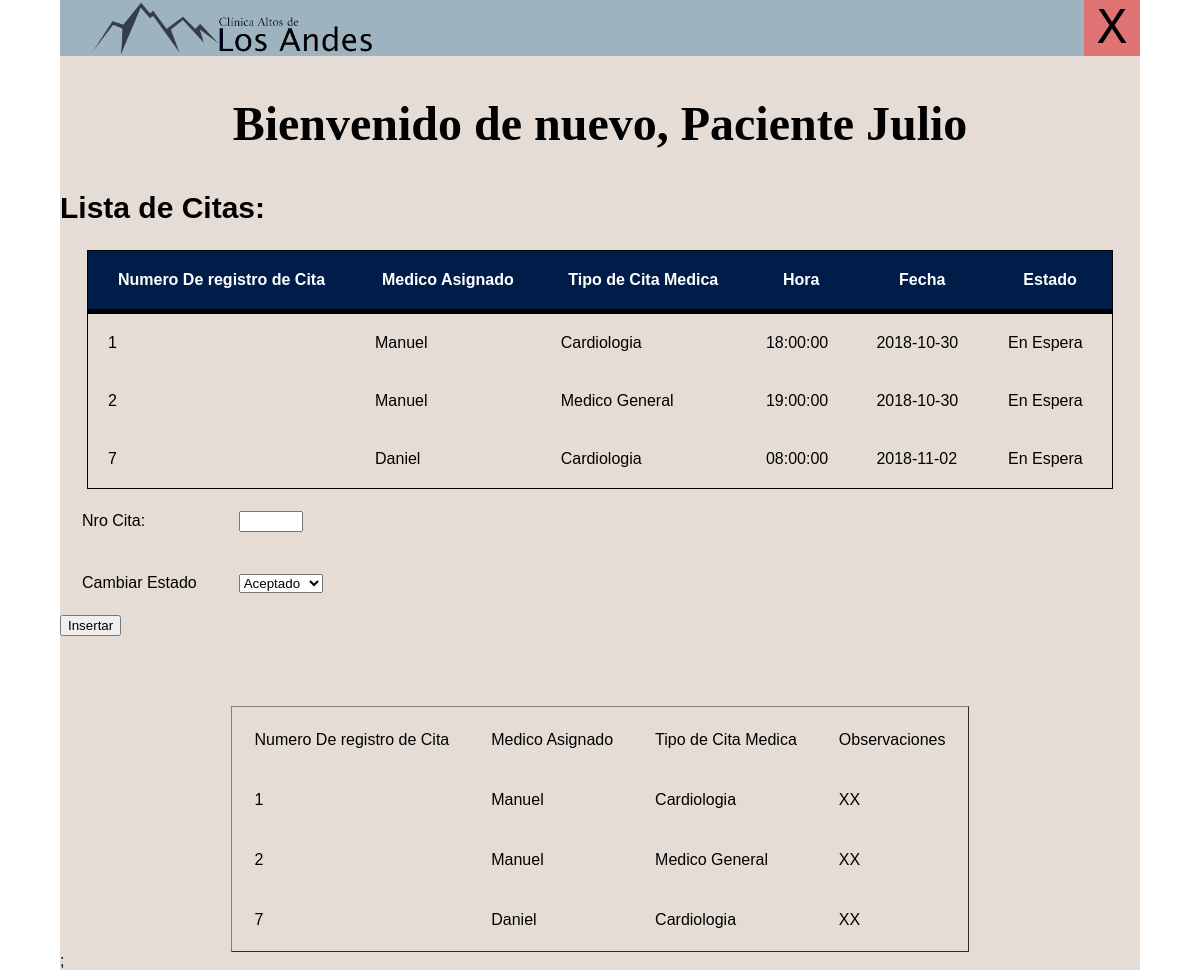
The app's page /LoginPacientes/Login.php (signed in) with its own data.
### tables this page shows
Create Table Cita_Medica(
Id_C int (11) not null Auto_Increment,
Id_Pac int (11) not null,
Id_Rel int (11) not null,
Hora Time Not Null,
Fecha Date Not Null,
Estado Enum ('Aceptado','En Espera', 'Denegado'),
Primary Key (Id_C),
Foreign key (Id_Pac) References Paciente(Id_Pac),
Foreign key (Id_Rel) References Med_Esp(Id_Rel)
);

Create table Medico (
Id_Med int (11) not null,
Nom_Med varchar (30) not null,
Clav_Med varchar (32) not null,
Id_Preg int(1)not null,
Respuesta text not null,
Primary key (Id_Med),
Foreign Key (Id_Preg) References Seguridad(Id_Preg)
);

Create table Especialidad (
Id_Esp int(11) not null Auto_Increment,
Esp text not null,
Primary key (Id_Esp)
);

Create Table Historial_Clinico(
Id_HC int (11) not null Auto_Increment,
Id_C int (11) not null,
Obs_HC Text not null,
Primary Key (Id_HC),
Foreign key (Id_C) References Cita_Medica(Id_C) 
);

### Metodos/Conexion.php (called while the page is built)
<?php
class Conexion
{
	public static function Conectar()
	{
		$conexion = mysqli_connect('localhost','root','');
		mysqli_query($conexion, "SET NAMES 'utf8'");
		mysqli_select_db($conexion, "hospital");
		return $conexion;
	}
}
?>

### LoginPacientes/Llenar.php (called while the page is built)
<?php
include_once('../Metodos/Conexion.php');
class Citas{
    private $Citas;
    private $Historial;
    public function Ver_Citas(){
        $sql="SELECT Cita_Medica.Id_C, Medico.Nom_Med, Especialidad.Esp, Cita_Medica.Hora, Cita_Medica.Fecha, Cita_Medica.Estado from Cita_Medica Inner Join Med_Esp on Med_Esp.Id_Rel=Cita_Medica.Id_Rel Inner Join Medico on Medico.Id_Med = Med_Esp.Id_Med Inner Join Especialidad on Especialidad.Id_Esp = Med_Esp.Id_Esp where Cita_Medica.Id_Pac= ". $_SESSION['ID']."";
         $Res=mysqli_query(Conexion::Conectar(),$sql);
        while($row=mysqli_fetch_assoc($Res)){
         $this->Citas[]=$row;
        }
        return $this->Citas;
    }
    public function Ver_Historial(){
        $sql="SELECT Cita_Medica.Id_C, Medico.Nom_Med, Especialidad.Esp, Historial_Clinico.Obs_HC from Historial_Clinico Inner Join Cita_Medica on Cita_Medica.Id_C = Historial_Clinico.Id_C Inner Join Med_Esp on Med_Esp.Id_Rel = Cita_Medica.Id_Rel Inner Join Medico on Medico.Id_Med = Med_Esp.Id_Med Inner Join Especialidad on Especialidad.Id_Esp = Med_Esp.Id_Esp Where Cita_Medica.Id_Pac =". $_SESSION['ID']."";
        $Res=mysqli_query(Conexion::Conectar(),$sql);
        while($row=mysqli_fetch_assoc($Res)){
        $this->Historial[]=$row;
        }
    return $this->Historial;
    }
}
?>

### LoginPacientes/Login.php (the view, shortened to what this page needs)
<?php
    require("Llenar.php");
?>
<html>
<head>
    <link href="Login.css" rel="stylesheet" type="text/css">
</head>
<body>
<section class="Cabecera">
        <img  class="Logo" src="../Img/Logo.png">
        <a href="../Login/Cerro.php">
        <button class="Session_Kill" title="Cerrar Sesión"> X </button>
        </a>
    </section>
    <h2 class="Titulo">Bienvenido de nuevo, Paciente <?php echo $_SESSION['User']?></h2>
    <article class="Citas">
        <?php
        $Ver_Citas=new Citas();
        $Reg = $Ver_Citas->Ver_Citas();
?>
        <h2 class="Descripcion">Lista de Citas: </h2>
        <table class="Tabla" align="Center">
            <thead>
                <tr>
                    <th> Numero De registro de Cita </th>
                    <th> Medico Asignado </th>
                    <th> Tipo de Cita Medica </th>
                    <th> Hora </th>
                    <th> Fecha </th>
                    <th> Estado </th>
                </tr>
            </thead>
            <tbody>
            <?php
            for($i=0;$i<Count($Reg);$i++){
            ?>
                <tr>
                    <td>    <?php echo $Reg[$i]['Id_C']?>   </td>
                    <td>    <?php echo $Reg[$i]['Nom_Med']?> </td>
                    <td>    <?php echo $Reg[$i]['Esp']?>     </td>
                    <td>    <?php echo $Reg[$i]['Hora']?>    </td>
                    <td>    <?php echo $Reg[$i]['Fecha']?>   </td>
                    <td>    <?php echo $Reg[$i]['Estado']?>  </td>
                </tr>
            <?php
            }
            ?>
            </tbody>
        </table>
        <form name="form" action="Estado.php" method="POST">
            <article>
                <table border="0" >
                    <tr>
                        <td>Nro Cita:</td>
                        <td> <input type="number" min="0" max="100" name="Nro" class="TextBox"> </td>
                    </tr>
                    <tr>
                        <td>Cambiar Estado</td>
                        <td>
                            <select name="Estado">
                                <option value="Aceptado">Aceptado</option>
                            </select>
                        </td>
                    </tr>
                </table>
                <input type='submit' value="Insertar" Title="Ingresar">
            </article>
        </form>
    </article>
        <?php
        $Ver_Historial = new Citas();
        $Reg=$Ver_Historial->Ver_Historial();
        echo "<br><br><br>";
        echo "<table border='1' align='center'>
            <tr></tr>
            <td> Numero De registro de Cita </td>
            <td> Medico Asignado </td>
            <td> Tipo de Cita Medica </td>
            <td> Observaciones </td>
        </tr>";
        for($i=0;$i<Count($Reg);$i++){
            echo"<tr>
                <td>".$Reg[$i]['Id_C']."</td>
                <td>".$Reg[$i]['Nom_Med']."</td>
                <td>".$Reg[$i]['Esp']."</td>
                <td>".$Reg[$i]['Obs_HC']."</td>";
    ?>
            </tr>
<?php
        }
?>
        </table>;
</body>
</html>

### LoginPacientes/Login.css (style rules this page uses)
body { margin: 0px 5%; background-color: rgb(229, 221, 213); font-family: Arial; }
html { background-image: url(../Img/fondo-azul-exagonos-fotorecurso.jpg); background-position: fixed; background-size: cover; background-attachment: fixed; }
.Cabecera { position: relative; width:100%; height: 56px; background-color: #9DB4C0; }
.Titulo { font-family: Georgia, 'Times New Roman', Times, serif, 'Lucida Sans Unicode', 'Lucida Grande', 'Lucida Sans', Arial, serif; font-size:48px; text-align:Center; color:black; }
.Session_Kill { Width:56px; height: 56px; position: absolute; top:0px; right:0px; font-size: 51px; font-family: 'Courier New', Courier, monospace; background-color:#DF7373; border:0px; cursor: pointer; }
.Tabla { border-collapse: collapse; width: 95%; border:1px solid black; justify-content:center; }
.Tabla th,td { padding:20px; border:0px; }
.Tabla thead { background-color: #001D4A; border-bottom: 5px solid #000000; color:white; font-weight: 600; }
.Logo { width: initial; height: 54px; margin-left:3%; }
.Descripcion { font-size: 30px; font-family: Arial; }

### records on screen
cita_medica: Id_C "1", medico.Nom_Med "Manuel", especialidad.Esp "Cardiologia", Hora "18:00:00", Fecha "2018-10-30", Estado "En Espera"
cita_medica: Id_C "2", medico.Nom_Med "Manuel", especialidad.Esp "Medico General", Hora "19:00:00", Fecha "2018-10-30", Estado "En Espera"
cita_medica: Id_C "7", medico.Nom_Med "Daniel", especialidad.Esp "Cardiologia", Hora "08:00:00", Fecha "2018-11-02", Estado "En Espera"
historial_clinico: Id_C.Id_C "1", medico.Nom_Med "Manuel", especialidad.Esp "Cardiologia", Obs_HC "XX"
historial_clinico: Id_C.Id_C "2", medico.Nom_Med "Manuel", especialidad.Esp "Medico General", Obs_HC "XX"
historial_clinico: Id_C.Id_C "7", medico.Nom_Med "Daniel", especialidad.Esp "Cardiologia", Obs_HC "XX"

### other values on screen
$_SESSION['User'] "Julio"
